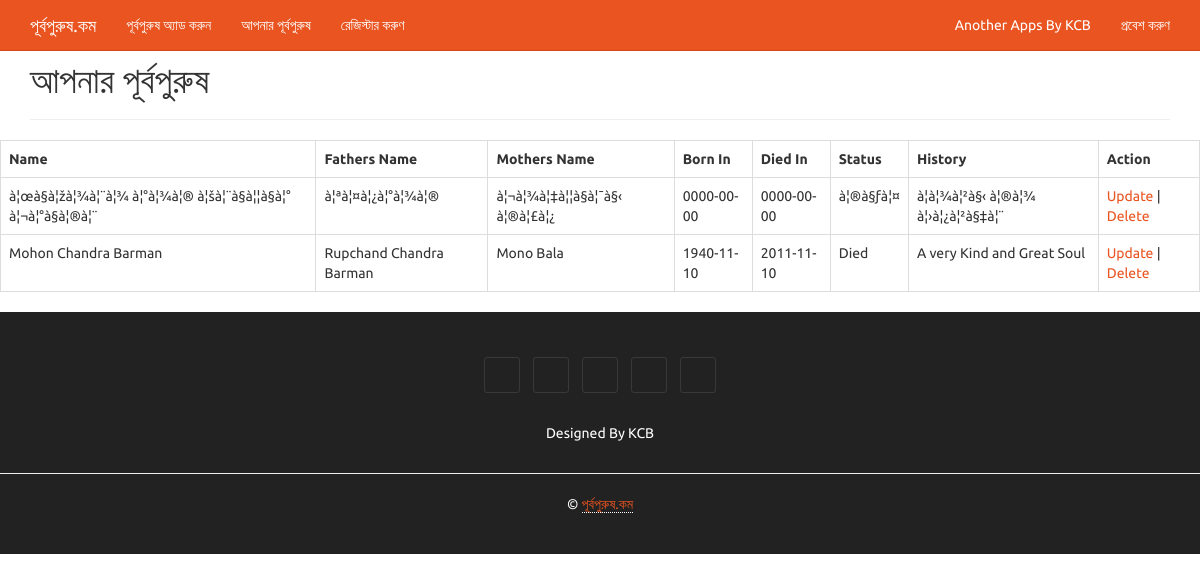
/view.php (signed in), run on the app's committed database.
### tables this page shows
CREATE TABLE `purbopuruses` (
  `id` int(11) NOT NULL,
  `purbopurus_name` varchar(122) NOT NULL,
  `fathers_name` varchar(122) NOT NULL,
  `mothers_name` varchar(122) NOT NULL,
  `born_in` date DEFAULT NULL,
  `died_in` date DEFAULT NULL,
  `status` varchar(20) NOT NULL,
  `history` text,
  `login_id` int(11) NOT NULL
);

### view.php (the view, shortened to what this page needs)
<?php include "header.php"; ?>
<?php
include_once("connection.php");
$result = mysqli_query($mysqli, "SELECT * FROM purbopuruses WHERE login_id=".$_SESSION['id']." ORDER BY id DESC");
?>
<?php include "header.php"; ?>
    <div class="container">
      <div class="page-header" id="banner">
        <div class="row">
          <div class="col-lg-8 col-md-7 col-sm-6">
            <h1>আপনার পূর্বপুরুষ</h1>
          </div>
        </div>
      </div>
  </div>
	<table class='table table-bordered table-hover'>
		<tr>
			<th class='width-12-pct'>Name </th>
			<th class='width-12-pct'>Fathers Name</th>
			<th class='width-12-pct'>Mothers Name</th>
			<th class='width-10-pct'>Born In</th>
			<th class='width-10-pct'>Died In</th>
			<th class='width-8-pct'>Status</th>
			<th class='width-20-pct'>History</th>
			<th class='width-16-pct'>Action</th>
		</tr>
		<?php
		while($res = mysqli_fetch_array($result)) {
			echo "<tr>";
			echo "<td>".$res['purbopurus_name']."</td>";
			echo "<td>".$res['fathers_name']."</td>";
			echo "<td>".$res['mothers_name']."</td>";
			echo "<td>".$res['born_in']."</td>";
			echo "<td>".$res['died_in']."</td>";
			echo "<td>".$res['status']."</td>";
			echo "<td>".$res['history']."</td>";
			echo "<td><a href=\"edit.php?id=$res[id]\">Update</a> | <a href=\"delete.php?id=$res[id]\" onClick=\"return confirm('Are you sure you want to delete?')\">Delete</a></td>";
				echo "</tr>";
		}
		?>
	</table>
<?php include "footer.php"; ?>

### data on the page
purbopuruses: purbopurus_name "à¦œà§à¦žà¦¾à¦¨à¦¾ à¦°à¦¾à¦® à¦šà¦¨à§à¦¦à§à¦° à¦¬à¦°à§à¦®à¦¨", fathers_name "à¦ªà¦¤à¦¿à¦°à¦¾à¦®", mothers_name "à¦¬à¦¾à¦‡à¦¦à§à¦¯à§‹ à¦®à¦£à¦¿", born_in "0000-00-00", died_in "0000-00-00", status "à¦®à§ƒà¦¤", history "à¦­à¦¾à¦²à§‹ à¦®à¦¾ à¦›à¦¿à¦²à§‡à¦¨"
purbopuruses: purbopurus_name "Mohon Chandra Barman", fathers_name "Rupchand Chandra Barman", mothers_name "Mono Bala", born_in "1940-11-10", died_in "2011-11-10", status "Died", history "A very Kind and Great Soul"
